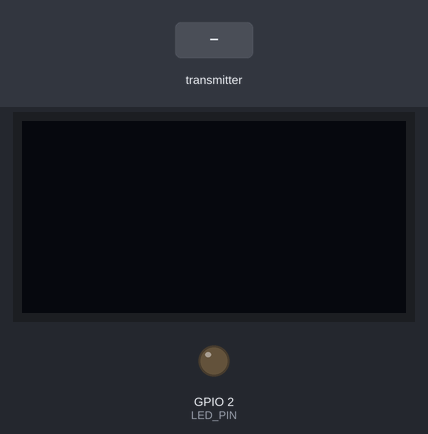
This sketch was run on a simulated ESP32. Parts: 128×64 one-colour display, output pins drawn as LEDs (lit = HIGH). The test bench sets the inputs (shaded band). No radio packets arrive unless stated; nothing arrives over Bluetooth unless stated; what the sketch prints to the serial monitor is not drawn.

Above: at 1.2 s.
1.3 s: the transmitter starts sending ax = 25
At 2.2 s:
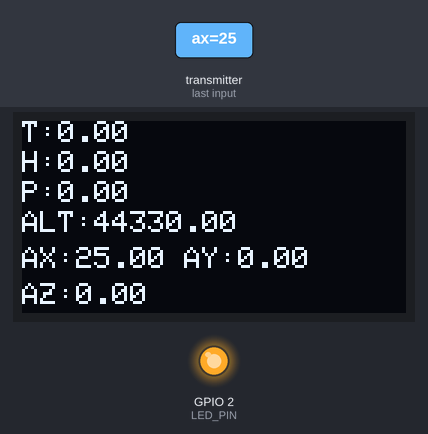
2.8 s: the transmitter starts sending temp = 100
At 3.3 s:
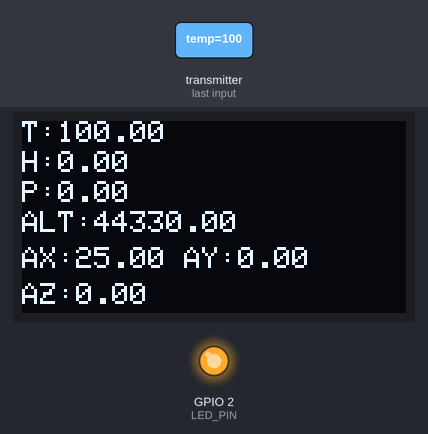
4.3 s: the transmitter starts sending ax = 0
At 4.7 s:
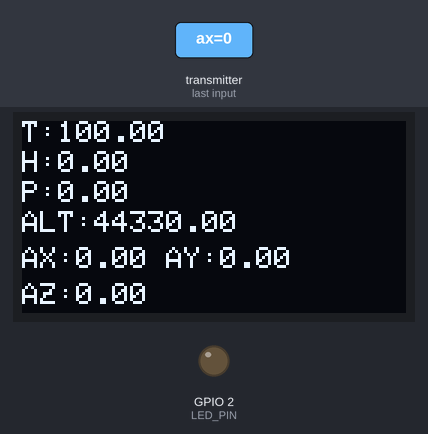
5.8 s: the transmitter starts sending hum = 25
At 7.0 s:
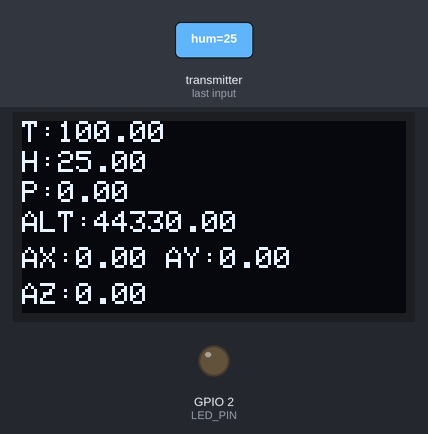
7.3 s: the transmitter starts sending pressure = 1
At 8.5 s:
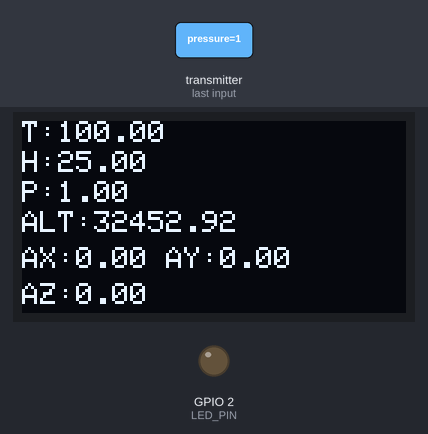
8.8 s: the transmitter starts sending ay = 25
At 10.0 s:
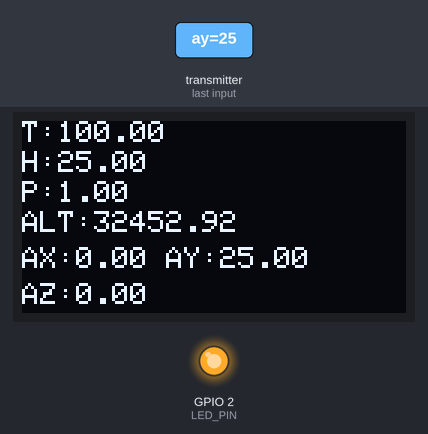
Timing chart, 0 to 11.3 s (numbered marks = the images above; inputs shaded):
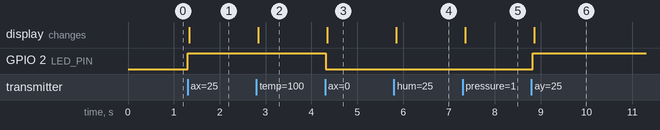

Measured:
- after the input at 1.3 s, GPIO 2 (LED_PIN): LOW → HIGH at once; the display: changes at once (image 1)
- after the input at 2.8 s, the display: changes at once (image 2)
- after the input at 4.3 s, GPIO 2 (LED_PIN): HIGH → LOW at once; the display: changes after 0.05 s (image 3)
- after the input at 5.8 s, the display: changes after 0.05 s (image 4)
- after the input at 7.3 s, the display: changes after 0.06 s (image 5)
- after the input at 8.8 s, GPIO 2 (LED_PIN): LOW → HIGH at once; the display: changes after 0.07 s (image 6)

The sketch:

Receiver.ino
```cpp
#include <Wire.h>
#include <SPI.h>
#include <RF24.h>
#include <Adafruit_SSD1306.h>
#include "BluetoothSerial.h"
#include <math.h>

// ---------------- BLUETOOTH ----------------
BluetoothSerial SerialBT;

// ---------------- NRF ----------------
RF24 radio(4, 5);
const byte address[6] = "CANS1";

// ---------------- OLED ----------------
Adafruit_SSD1306 display(128, 64, &Wire, -1);

// ---------------- LED ----------------
#define LED_PIN 2

// ---------------- DATA STRUCT ----------------
struct DataPacket {
  float temp;
  float hum;
  float pressure;
  float ax;
  float ay;
  float az;
  float lat;
  float lng;
};

DataPacket data;

// ---------------- ALTITUDE ----------------
float altitude(float p) {
  return 44330.0 * (1.0 - pow(p / 1013.25, 0.1903));
}

void setup() {
  Serial.begin(115200);

  pinMode(LED_PIN, OUTPUT);

  // OLED INIT
  if (!display.begin(SSD1306_SWITCHCAPVCC, 0x3C)) {
    Serial.println("OLED FAILED");
    while (1);
  }

  display.clearDisplay();

  // BLUETOOTH
  SerialBT.begin("CANSAT_GROUND");

  // NRF
  radio.begin();
  radio.openReadingPipe(0, address);
  radio.setPALevel(RF24_PA_HIGH);
  radio.startListening();

  Serial.println("GROUND STATION READY");
}

void loop() {

  if (radio.available()) {

    radio.read(&data, sizeof(data));

    float alt = altitude(data.pressure);

    float accelMag = sqrt(data.ax * data.ax +
                          data.ay * data.ay +
                          data.az * data.az);

    // ---------------- TURBULENCE LED ----------------
    if (accelMag > 12.0) {
      digitalWrite(LED_PIN, HIGH);
    } else {
      digitalWrite(LED_PIN, LOW);
    }

    // ---------------- GOOGLE MAP LINK ----------------
    String mapLink = "https://www.google.com/maps?q=" +
                     String(data.lat, 6) + "," +
                     String(data.lng, 6);

    // ---------------- BLUETOOTH OUTPUT ----------------
    SerialBT.println("\n📡 CANSAT GROUND STATION");

    SerialBT.println("Temp: " + String(data.temp));
    SerialBT.println("Humidity: " + String(data.hum));
    SerialBT.println("Pressure: " + String(data.pressure));
    SerialBT.println("Altitude: " + String(alt));

    SerialBT.println("AX: " + String(data.ax));
    SerialBT.println("AY: " + String(data.ay));
    SerialBT.println("AZ: " + String(data.az));

    SerialBT.println("🌍 LIVE LOCATION:");
    SerialBT.println(mapLink);
    SerialBT.println("----------------------");

    // ---------------- SERIAL DEBUG ----------------
    Serial.println("DATA RECEIVED OK");

    // ---------------- OLED DISPLAY ----------------
    display.clearDisplay();
    display.setTextSize(1);
    display.setTextColor(WHITE);

    display.setCursor(0, 0);
    display.print("T:"); display.print(data.temp);

    display.setCursor(0, 10);
    display.print("H:"); display.print(data.hum);

    display.setCursor(0, 20);
    display.print("P:"); display.print(data.pressure);

    display.setCursor(0, 30);
    display.print("ALT:"); display.print(alt);

    display.setCursor(0, 42);
    display.print("AX:"); display.print(data.ax);
    display.print(" AY:"); display.print(data.ay);

    display.setCursor(0, 54);
    display.print("AZ:"); display.print(data.az);

    display.display();
  }
}
```
